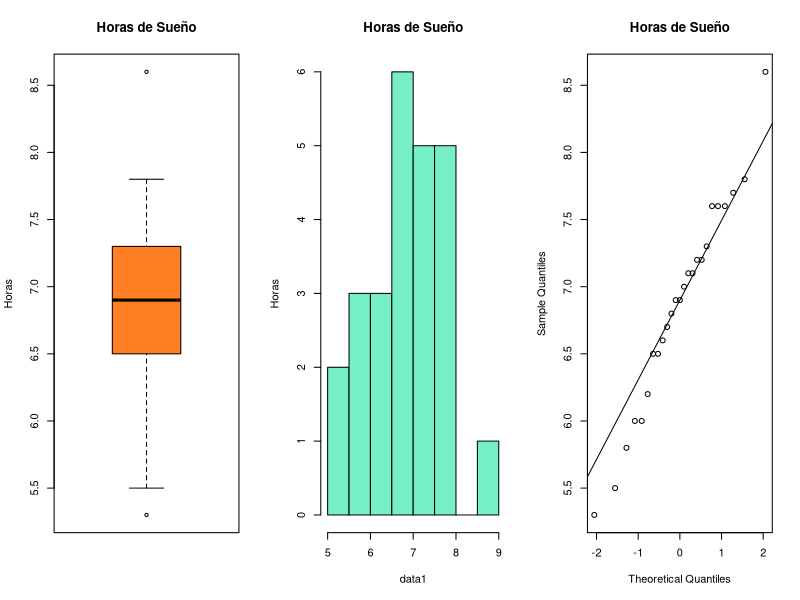
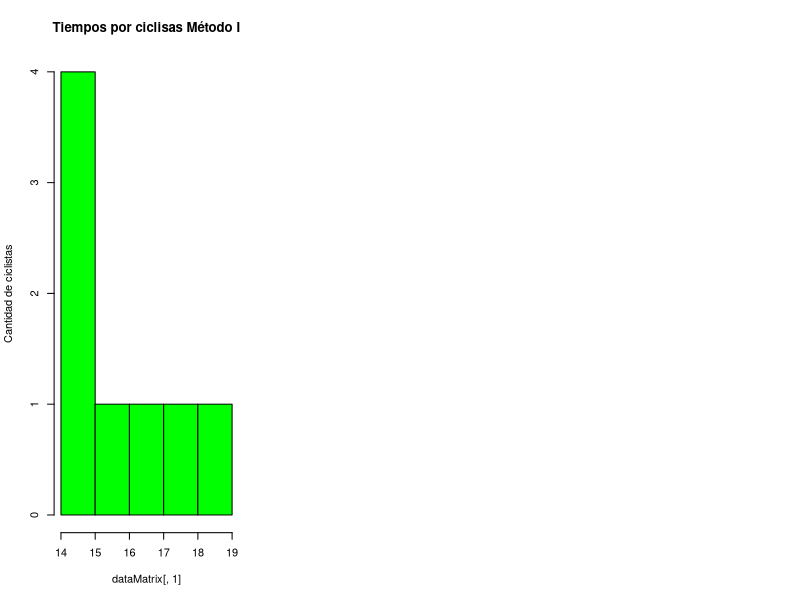

Reproduce these figures in R, in order.
#Laboratorio 2. Intervalos de Confianza
#Estudiantes:
# José Barrera  15-10123
# Carlos Sivira 15-11377

par(mfrow=c(1,3))

####################################################################
#Pregunta 1

#Almacenamos los datos a analizar
data1 <- c(6.9, 7.6, 6.5, 6.2, 5.3,
           7.8, 7.0, 5.5, 7.6, 6.7,
           7.3, 6.6, 7.1, 6.9, 6.0,
           6.8, 6.5, 7.2, 5.8, 8.6,
           7.6, 7.1, 6.0, 7.2, 7.7)

#Datos para el análisis descriptivo
summary(data1)

sd(data1)

#Graficamos para apoyar nuestro análisis
boxplot(data1, 
        ylab = 'Horas', 
        main='Horas de Sueño', 
        col = 'chocolate1')

hist(data1, 
        ylab = 'Horas', 
        main='Horas de Sueño', 
        col = 'aquamarine2')

qqnorm(data1, main='Horas de Sueño')
qqline(data1)

#Calculamos el intervalo de confianza
#de 78% para la media
t.test(data1, conf.level = 0.78)$conf.int

####################################################################
#Pregunta 2
#Datos del problema 2
data2 <- c(15, 16, 14, 15, 17, 18, 19, 15, 13, 12, 11, 13, 11, 9, 10, 10)
#Definicion de la matriz y sus respectivos headers por columna
dataMatrix <- matrix(data2, nrow=8)
colnames(dataMatrix) <- c("Método I", "Método II")

#------------------------------Seccion 1------------------------------
#Obtencion del summary
summary(dataMatrix)
#Calculo del coeficiente de variacion para cada columna
sd(dataMatrix[, 1]) / mean(dataMatrix[,1])
sd(dataMatrix[, 2]) / mean(dataMatrix[,2])
#Muestra de las graficas
#par(mfrow=c(3,2))
hist(dataMatrix[,1], ylab = 'Cantidad de ciclistas', main='Tiempos por ciclisas Método I', col = 'green')
#hist(dataMatrix[,2], ylab = 'Cantidad de ciclistas', main='Tiempos por ciclisas Método II', col = 'green')
#qqnorm(dataMatrix[,1])
#qqline(dataMatrix[,1])#Metodo 1
#qqnorm(dataMatrix[,2])
#qqline(dataMatrix[,2])#Metodo 2
#boxplot(dataMatrix, ylab = 'Tiempos', main='Tiempos por ciclisas en ambos métodos', col = 'green')

#------------------------------Seccion 2------------------------------
var.test(dataMatrix[,1], dataMatrix[,2])$conf.int
t.test (dataMatrix[,1], dataMatrix[,2], var.equal = T, conf.level = 0.95 )$conf.int

#------------------------------Seccion 3------------------------------
var(dataMatrix[,1]) - var(dataMatrix[,2])
####################################################################
